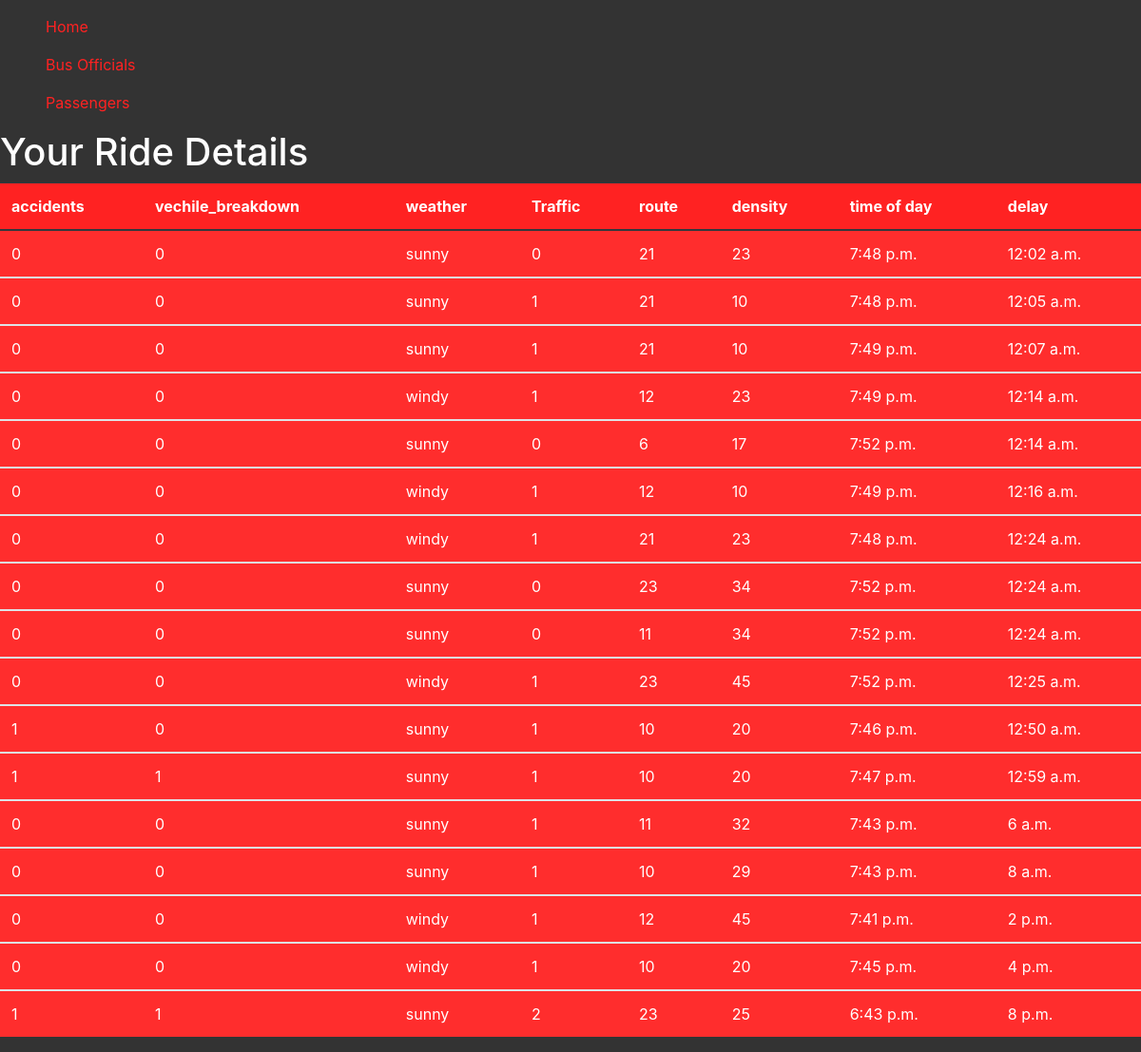
The app's page /rtable/ with its own data.
### basicapp/models.py (models this page shows)
class ML_data(models.Model):
    accidents = models.IntegerField(unique=False)
    vechile_breakdown = models.IntegerField(unique=False)
    weather = models.TextField(blank=False)
    Traffic = models.IntegerField(unique=False)
    route = models.IntegerField(unique=False)
    density = models.IntegerField(unique=False)
    time_of_day = models.TimeField(unique=False,default= datetime.today)
    delay = models.TimeField(unique=False,default='20:00')

### basicapp/views.py (the view)
# urls.py: path('rtable/',views.research_table,name='chk'),
def research_table(request):
    list = ML_data.objects.order_by('delay')
    my_dict = {'access_records':list}
    return render(request,'basicapp/index_research.html',context=my_dict)

### templates/basicapp/index_research.html (shortened to what this page needs)
<!DOCTYPE html>
<html lang="en" dir="ltr">
  <head>
    <link rel="stylesheet" href="{% static "css/mystyle.css"}">
    <link rel="stylesheet" href="https://maxcdn.bootstrapcdn.com/bootstrap/4.0.0/css/bootstrap.min.css">
  </head>
    <body style="background-color: #333333">
    <nav class="navbar navbar-expand-lg">
        <span class="navbar-toggler-icon"></span>
      <div class="collapse navbar-collapse" id="navbarNav">
        <ul class="navbar-nav">
          <li class="nav-item active">
            <a class="nav-link" href="http://127.0.0.1:8000" style="color:#ff2222">Home</a>
            <a class="nav-link" style="color:#ff2222" href="http://127.0.0.1:8000/user/">Bus Officials</a>
            <a class="nav-link" style="color:#ff2222" href="http://127.0.0.1:8000/check/">Passengers</a>
          </li>
        </ul>
      </div>
    </nav>
      <h1 style="color:white">Your Ride Details</h1>
      <div class="djangtwo">
        {% if access_records %}
          <table class="table table-striped table-dark" style="background-color: #ff2222">
            <thead>
              <tr>
                <th scope="col">accidents</th>
                <th scope="col">vechile_breakdown</th>
                <th scope="col">weather</th>
                <th scope="col">Traffic</th>
                <th scope="col">route</th>
                <th scope="col">density</th>
                <th scope="col">time of day</th>
                <th scope="col">delay</th>
              </tr>
            </thead>
            {% for acc in access_records %}
            <tbody>
              <tr>
                <td>{{acc.accidents}}</td>
                <td>{{acc.vechile_breakdown}}</td>
                <td>{{acc.weather}}</td>
                <td>{{acc.Traffic}}</td>
                <td>{{acc.route}}</td>
                <td>{{acc.density}}</td>
                <td>{{acc.time_of_day}}</td>
                <td>{{acc.delay}}</td>
              </tr>
            </tbody>
            {% endfor %}
          </table>
          {% else %}
            <p>No RECORD FOUND</p>
          {% endif %}
      </div>
  </body>
</html>

### records on screen
ML_data: accidents "0", vechile_breakdown "0", weather "sunny", Traffic "0", route "21", density "23", time_of_day "7:48 p.m.", delay "12:02 a.m."
ML_data: accidents "0", vechile_breakdown "0", weather "sunny", Traffic "1", route "21", density "10", time_of_day "7:48 p.m.", delay "12:05 a.m."
ML_data: accidents "0", vechile_breakdown "0", weather "sunny", Traffic "1", route "21", density "10", time_of_day "7:49 p.m.", delay "12:07 a.m."
ML_data: accidents "0", vechile_breakdown "0", weather "windy", Traffic "1", route "12", density "23", time_of_day "7:49 p.m.", delay "12:14 a.m."
ML_data: accidents "0", vechile_breakdown "0", weather "sunny", Traffic "0", route "6", density "17", time_of_day "7:52 p.m.", delay "12:14 a.m."
ML_data: accidents "0", vechile_breakdown "0", weather "windy", Traffic "1", route "12", density "10", time_of_day "7:49 p.m.", delay "12:16 a.m."
ML_data: accidents "0", vechile_breakdown "0", weather "windy", Traffic "1", route "21", density "23", time_of_day "7:48 p.m.", delay "12:24 a.m."
ML_data: accidents "0", vechile_breakdown "0", weather "sunny", Traffic "0", route "23", density "34", time_of_day "7:52 p.m.", delay "12:24 a.m."
ML_data: accidents "0", vechile_breakdown "0", weather "sunny", Traffic "0", route "11", density "34", time_of_day "7:52 p.m.", delay "12:24 a.m."
ML_data: accidents "0", vechile_breakdown "0", weather "windy", Traffic "1", route "23", density "45", time_of_day "7:52 p.m.", delay "12:25 a.m."
ML_data: accidents "1", vechile_breakdown "0", weather "sunny", Traffic "1", route "10", density "20", time_of_day "7:46 p.m.", delay "12:50 a.m."
ML_data: accidents "1", vechile_breakdown "1", weather "sunny", Traffic "1", route "10", density "20", time_of_day "7:47 p.m.", delay "12:59 a.m."
ML_data: accidents "0", vechile_breakdown "0", weather "sunny", Traffic "1", route "11", density "32", time_of_day "7:43 p.m.", delay "6 a.m."
ML_data: accidents "0", vechile_breakdown "0", weather "sunny", Traffic "1", route "10", density "29", time_of_day "7:43 p.m.", delay "8 a.m."
ML_data: accidents "0", vechile_breakdown "0", weather "windy", Traffic "1", route "12", density "45", time_of_day "7:41 p.m.", delay "2 p.m."
ML_data: accidents "0", vechile_breakdown "0", weather "windy", Traffic "1", route "10", density "20", time_of_day "7:45 p.m.", delay "4 p.m."
ML_data: accidents "1", vechile_breakdown "1", weather "sunny", Traffic "2", route "23", density "25", time_of_day "6:43 p.m.", delay "8 p.m."
